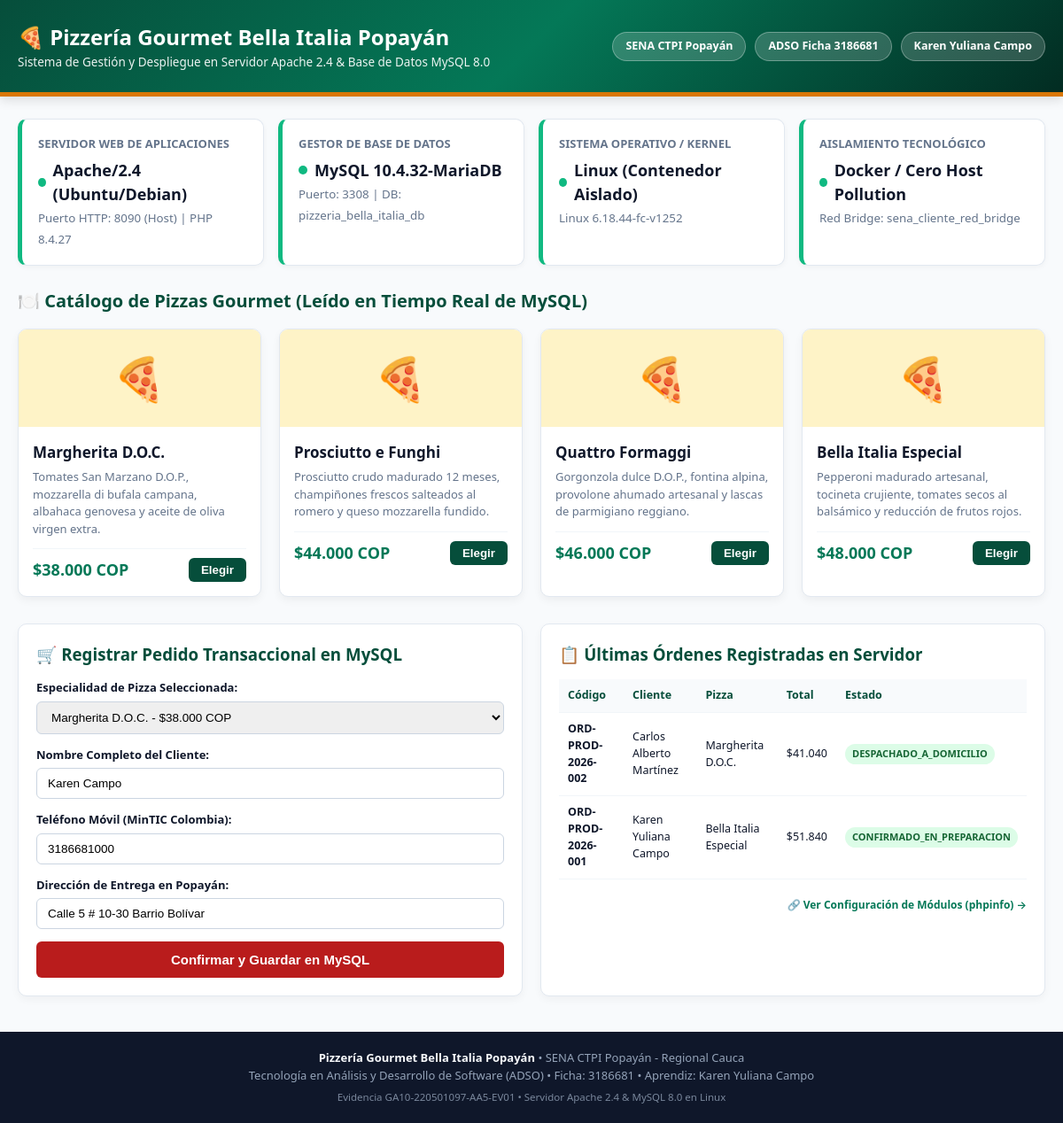
Page /PET-045_GA10-220501097-AA5-EV01_Configuracion_Servicios_BD_Software_Cliente/aplicacion_web/index.php on the committed database.
### tables this page shows
CREATE TABLE IF NOT EXISTS productos_pizza (
    id_producto INT AUTO_INCREMENT PRIMARY KEY,
    nombre_pizza VARCHAR(100) NOT NULL,
    descripcion_ingredientes TEXT NOT NULL,
    categoria VARCHAR(40) NOT NULL,
    precio_cop DECIMAL(10,2) NOT NULL,
    disponible BOOLEAN DEFAULT TRUE,
    fecha_creacion TIMESTAMP DEFAULT CURRENT_TIMESTAMP
);

CREATE TABLE IF NOT EXISTS pedidos_gourmet (
    id_pedido INT AUTO_INCREMENT PRIMARY KEY,
    id_usuario INT NOT NULL,
    codigo_orden VARCHAR(30) UNIQUE NOT NULL,
    id_producto INT NOT NULL,
    cantidad INT DEFAULT 1,
    subtotal_cop DECIMAL(10,2) NOT NULL,
    impoconsumo_8_cop DECIMAL(10,2) NOT NULL,
    total_cop DECIMAL(10,2) NOT NULL,
    metodo_pago VARCHAR(30) DEFAULT 'EFECTIVO_CONTRAENTREGA',
    estado_orden VARCHAR(30) DEFAULT 'EN_HORNO_LEÑA',
    fecha_pedido TIMESTAMP DEFAULT CURRENT_TIMESTAMP,
    FOREIGN KEY (id_usuario) REFERENCES usuarios_clientes(id_usuario) ON DELETE CASCADE,
    FOREIGN KEY (id_producto) REFERENCES productos_pizza(id_producto) ON DELETE RESTRICT
);

CREATE TABLE IF NOT EXISTS usuarios_clientes (
    id_usuario INT AUTO_INCREMENT PRIMARY KEY,
    nombre_completo VARCHAR(120) NOT NULL,
    telefono_movil VARCHAR(15) NOT NULL,
    direccion_popayan VARCHAR(180) NOT NULL,
    email VARCHAR(100) UNIQUE,
    fecha_registro TIMESTAMP DEFAULT CURRENT_TIMESTAMP
);

### PET-045_GA10-220501097-AA5-EV01_Configuracion_Servicios_BD_Software_Cliente/aplicacion_web/index.php (the view, shortened to what this page needs)
<?php
$db_host = getenv('DB_HOST') ?: 'servidor_mysql';
$db_port = getenv('DB_PORT') ?: '3306';
$db_name = getenv('DB_NAME') ?: 'pizzeria_bella_italia_db';
$db_user = getenv('DB_USER') ?: 'karen_admin';
$db_pass = getenv('DB_PASS') ?: 'SenaPopayan2026!';
$conn_error = null;
$conn = null;
$mysql_version = 'Desconocida';
try {
    $conn = @new mysqli($db_host, $db_user, $db_pass, $db_name, (int)$db_port);
    $conn->set_charset("utf8mb4");
    $mysql_version = $conn->server_info;
} catch (Exception $e) {
    $conn_error = $e->getMessage();
}
$pizzas = [];
if ($conn && !$conn_error) {
    $res = $conn->query("SELECT * FROM productos_pizza ORDER BY id_producto ASC");
    if ($res) {
        while ($row = $res->fetch_assoc()) {
            $pizzas[] = $row;
        }
    }
}
$pedidos_recientes = [];
if ($conn && !$conn_error) {
    $res_ped = $conn->query("
        SELECT p.codigo_orden, u.nombre_completo, pr.nombre_pizza, p.total_cop, p.estado_orden, p.fecha_pedido
        FROM pedidos_gourmet p
        JOIN usuarios_clientes u ON p.id_usuario = u.id_usuario
        JOIN productos_pizza pr ON p.id_producto = pr.id_producto
        ORDER BY p.id_pedido DESC LIMIT 4
    ");
    if ($res_ped) {
        while ($row = $res_ped->fetch_assoc()) {
            $pedidos_recientes[] = $row;
        }
    }
}
?>
<!DOCTYPE html>
<html lang="es">
<head>
</head>
<body>
  <header>
    <div class="header-content">
      <div class="brand">
        <h1>🍕 Pizzería Gourmet Bella Italia Popayán</h1>
        <p>Sistema de Gestión y Despliegue en Servidor Apache 2.4 &amp; Base de Datos MySQL 8.0</p>
      </div>
      <div class="header-badges">
        <span class="badge-pill">SENA CTPI Popayán</span>
        <span class="badge-pill">ADSO Ficha 3186681</span>
        <span class="badge-pill">Karen Yuliana Campo</span>
      </div>
    </div>
  </header>
  <div class="container">
    <div class="status-grid">
      <div class="status-card">
        <h4>Servidor Web de Aplicaciones</h4>
        <div class="val">
          <span class="status-dot"></span>
          Apache/2.4 (Ubuntu/Debian)
        </div>
        <small style="color: #64748b;">Puerto HTTP: 8090 (Host) | PHP <?php echo phpversion(); ?></small>
      </div>
      <div class="status-card <?php echo $conn_error ? 'error' : ''; ?>">
        <h4>Gestor de Base de Datos</h4>
        <div class="val">
          <span class="status-dot <?php echo $conn_error ? 'red' : ''; ?>"></span>
          <?php echo $conn_error ? 'Error de Conexión' : 'MySQL ' . htmlspecialchars($mysql_version); ?>
        </div>
        <small style="color: #64748b;">Puerto: 3308 | DB: <?php echo htmlspecialchars($db_name); ?></small>
      </div>
      <div class="status-card">
        <h4>Sistema Operativo / Kernel</h4>
        <div class="val">
          <span class="status-dot"></span>
          Linux (Contenedor Aislado)
        </div>
        <small style="color: #64748b;"><?php echo htmlspecialchars(substr(php_uname('s') . ' ' . php_uname('r'), 0, 32)); ?></small>
      </div>
      <div class="status-card">
        <h4>Aislamiento Tecnológico</h4>
        <div class="val">
          <span class="status-dot"></span>
          Docker / Cero Host Pollution
        </div>
        <small style="color: #64748b;">Red Bridge: sena_cliente_red_bridge</small>
      </div>
    </div>
    <h2 class="section-title">🍽️ Catálogo de Pizzas Gourmet (Leído en Tiempo Real de MySQL)</h2>
    <div class="pizza-grid">
      <?php if (!empty($pizzas)): ?>
        <?php foreach ($pizzas as $p): ?>
          <div class="pizza-card">
            <div class="pizza-img">🍕</div>
            <div class="pizza-body">
              <div class="pizza-title"><?php echo htmlspecialchars($p['nombre_pizza']); ?></div>
              <div class="pizza-desc"><?php echo htmlspecialchars($p['descripcion_ingredientes']); ?></div>
              <div class="pizza-footer">
                <span class="pizza-price">$<?php echo number_format($p['precio_cop'], 0, ',', '.'); ?> COP</span>
                <button class="btn-select" onclick="seleccionarPizza(<?php echo $p['id_producto']; ?>, '<?php echo addslashes($p['nombre_pizza']); ?>')">Elegir</button>
              </div>
            </div>
          </div>
        <?php endforeach; ?>
      <?php else: ?>
        <p style="color: #64748b;">No hay productos cargados en la base de datos.</p>
      <?php endif; ?>
    </div>
    <div class="two-cols">
      <div class="box" id="sec-checkout">
        <h3 style="color: var(--primary); margin-bottom: 14px;">🛒 Registrar Pedido Transaccional en MySQL</h3>
        <form method="POST" action="">
          <div class="form-group">
            <label for="id_producto">Especialidad de Pizza Seleccionada:</label>
            <select name="id_producto" id="id_producto" required>
              <?php foreach ($pizzas as $p): ?>
                <option value="<?php echo $p['id_producto']; ?>">
                  <?php echo htmlspecialchars($p['nombre_pizza']); ?> - $<?php echo number_format($p['precio_cop'], 0, ',', '.'); ?> COP
                </option>
              <?php endforeach; ?>
            </select>
          </div>
          <div class="form-group">
            <label for="nombre">Nombre Completo del Cliente:</label>
            <input type="text" id="nombre" name="nombre" required value="Karen Campo" placeholder="Ej. Carlos Martínez">
          </div>
          <div class="form-group">
            <label for="telefono">Teléfono Móvil (MinTIC Colombia):</label>
            <input type="tel" id="telefono" name="telefono" required value="3186681000" placeholder="Ej. 3187654321">
          </div>
          <div class="form-group">
            <label for="direccion">Dirección de Entrega en Popayán:</label>
            <input type="text" id="direccion" name="direccion" required value="Calle 5 # 10-30 Barrio Bolívar" placeholder="Ej. Cra 9 # 4-25 Centro">
          </div>
          <button type="submit" class="btn-submit">Confirmar y Guardar en MySQL</button>
        </form>
      </div>
      <div class="box">
        <h3 style="color: var(--primary); margin-bottom: 14px;">📋 Últimas Órdenes Registradas en Servidor</h3>
        <table>
          <thead>
            <tr>
              <th>Código</th>
              <th>Cliente</th>
              <th>Pizza</th>
              <th>Total</th>
              <th>Estado</th>
            </tr>
          </thead>
          <tbody>
            <?php if (!empty($pedidos_recientes)): ?>
              <?php foreach ($pedidos_recientes as $ped): ?>
                <tr>
                  <td><strong><?php echo htmlspecialchars($ped['codigo_orden']); ?></strong></td>
                  <td><?php echo htmlspecialchars($ped['nombre_completo']); ?></td>
                  <td><?php echo htmlspecialchars($ped['nombre_pizza']); ?></td>
                  <td>$<?php echo number_format($ped['total_cop'], 0, ',', '.'); ?></td>
                  <td><span class="badge-status"><?php echo htmlspecialchars($ped['estado_orden']); ?></span></td>
                </tr>
              <?php endforeach; ?>
            <?php else: ?>
              <tr><td colspan="5" style="text-align:center; color: #64748b;">No hay órdenes registradas.</td></tr>
            <?php endif; ?>
          </tbody>
        </table>
        <div style="margin-top: 15px; text-align: right;">
          <a href="info.php" target="_blank" style="font-size: 12px; color: var(--secondary); text-decoration: none; font-weight: 600;">🔗 Ver Configuración de Módulos (phpinfo) &rarr;</a>
        </div>
      </div>
    </div>
  </div>
  <footer>
    <p><strong>Pizzería Gourmet Bella Italia Popayán</strong> • SENA CTPI Popayán - Regional Cauca</p>
    <p>Tecnología en Análisis y Desarrollo de Software (ADSO) • Ficha: 3186681 • Aprendiz: Karen Yuliana Campo</p>
    <p style="margin-top: 6px; font-size: 11.5px; opacity: 0.8;">Evidencia GA10-220501097-AA5-EV01 • Servidor Apache 2.4 &amp; MySQL 8.0 en Linux</p>
  </footer>
</body>
</html>

### PET-045_GA10-220501097-AA5-EV01_Configuracion_Servicios_BD_Software_Cliente/aplicacion_web/index.php (style rules this page uses)
:root { --primary: #064e3b; --secondary: #047857; --accent: #b91c1c; --gold: #d97706; --bg: #f8fafc; --card-bg: #ffffff; --text: #0f172a; --border: #e2e8f0; }
* { box-sizing: border-box; margin: 0; padding: 0; }
body { font-family: 'Segoe UI', system-ui, -apple-system, sans-serif; background: var(--bg); color: var(--text); line-height: 1.5; }
header { background: linear-gradient(135deg, #064e3b 0%, #047857 50%, #022c22 100%); color: #ffffff; padding: 24px 20px; border-bottom: 5px solid #d97706; box-shadow: 0 4px 12px rgba(0,0,0,0.12); }
.header-content { max-width: 1200px; margin: 0 auto; display: flex; justify-content: space-between; align-items: center; flex-wrap: wrap; gap: 15px; }
.brand h1 { font-size: 24px; font-weight: 800; }
.brand p { font-size: 13.5px; opacity: 0.92; }
.header-badges { display: flex; gap: 10px; }
.badge-pill { background: rgba(255,255,255,0.18); border: 1px solid rgba(255,255,255,0.3); padding: 6px 14px; border-radius: 20px; font-size: 12.5px; font-weight: 600; }
.container { max-width: 1200px; margin: 25px auto; padding: 0 20px; }
.status-grid { display: grid; grid-template-columns: repeat(auto-fit, minmax(260px, 1fr)); gap: 16px; margin-bottom: 25px; }
.status-card { background: var(--card-bg); border: 1px solid var(--border); border-radius: 10px; padding: 18px; box-shadow: 0 2px 6px rgba(0,0,0,0.04); border-left: 5px solid #10b981; }
.status-card h4 { font-size: 13px; color: #64748b; text-transform: uppercase; margin-bottom: 6px; }
.status-card .val { font-size: 18px; font-weight: 700; color: #0f172a; display: flex; align-items: center; gap: 8px; }
.status-dot { width: 10px; height: 10px; border-radius: 50%; background: #10b981; display: inline-block; }
.section-title { font-size: 20px; color: var(--primary); margin-bottom: 16px; display: flex; align-items: center; gap: 8px; }
.pizza-grid { display: grid; grid-template-columns: repeat(auto-fit, minmax(260px, 1fr)); gap: 20px; margin-bottom: 30px; }
.pizza-card { background: var(--card-bg); border: 1px solid var(--border); border-radius: 10px; overflow: hidden; box-shadow: 0 4px 10px rgba(0,0,0,0.05); transition: transform 0.2s; }
.pizza-img { height: 110px; background: #fef3c7; display: flex; align-items: center; justify-content: center; font-size: 48px; }
.pizza-body { padding: 16px; }
.pizza-title { font-size: 17px; font-weight: 700; color: #0f172a; margin-bottom: 6px; }
.pizza-desc { font-size: 13px; color: #64748b; min-height: 40px; margin-bottom: 12px; }
.pizza-footer { display: flex; justify-content: space-between; align-items: center; padding-top: 10px; border-top: 1px solid #f1f5f9; }
.pizza-price { font-size: 18px; font-weight: 800; color: var(--secondary); }
.btn-select { background: var(--primary); color: #fff; border: none; padding: 6px 14px; border-radius: 6px; font-weight: 600; cursor: pointer; }
.two-cols { display: grid; grid-template-columns: 1fr 1fr; gap: 20px; margin-bottom: 30px; }
.box { background: var(--card-bg); border: 1px solid var(--border); border-radius: 10px; padding: 20px; box-shadow: 0 4px 10px rgba(0,0,0,0.04); }
.form-group { margin-bottom: 14px; }
.form-group label { display: block; font-size: 13px; font-weight: 600; margin-bottom: 5px; }
.form-group input, .form-group select { width: 100%; padding: 9px 12px; border: 1px solid #cbd5e1; border-radius: 6px; font-size: 13.5px; }
.btn-submit { width: 100%; background: #b91c1c; color: #fff; border: none; padding: 12px; border-radius: 6px; font-size: 15px; font-weight: 700; cursor: pointer; }
table { width: 100%; border-collapse: collapse; font-size: 12.5px; }
th, td { padding: 9px 10px; text-align: left; border-bottom: 1px solid #f1f5f9; }
th { background: #f8fafc; font-weight: 700; color: var(--primary); }
.badge-status { display: inline-block; padding: 3px 8px; border-radius: 12px; font-size: 11px; font-weight: 600; background: #dcfce7; color: #166534; }
footer { background: #0f172a; color: #94a3b8; padding: 20px; text-align: center; font-size: 13px; margin-top: 40px; }
footer strong { color: #f8fafc; }

### rows in the picture
productos_pizza: nombre_pizza "Margherita D.O.C.", descripcion_ingredientes "Tomates San Marzano D.O.P., mozzarella di bufala campana, albahaca genovesa y aceite de oliva virgen extra.", precio_cop "38.000"
productos_pizza: nombre_pizza "Prosciutto e Funghi", descripcion_ingredientes "Prosciutto crudo madurado 12 meses, champiñones frescos salteados al romero y queso mozzarella fundido.", precio_cop "44.000"
productos_pizza: nombre_pizza "Quattro Formaggi", descripcion_ingredientes "Gorgonzola dulce D.O.P., fontina alpina, provolone ahumado artesanal y lascas de parmigiano reggiano.", precio_cop "46.000"
productos_pizza: nombre_pizza "Bella Italia Especial", descripcion_ingredientes "Pepperoni madurado artesanal, tocineta crujiente, tomates secos al balsámico y reducción de frutos rojos.", precio_cop "48.000"
pedidos_gourmet: codigo_orden "ORD-PROD-2026-002", id_usuario.nombre_completo "Carlos Alberto Martínez", id_producto.nombre_pizza "Margherita D.O.C.", total_cop "41.040", estado_orden "DESPACHADO_A_DOMICILIO"
pedidos_gourmet: codigo_orden "ORD-PROD-2026-001", id_usuario.nombre_completo "Karen Yuliana Campo", id_producto.nombre_pizza "Bella Italia Especial", total_cop "51.840", estado_orden "CONFIRMADO_EN_PREPARACION"

### other values in the picture
phpversion() "8.4.27"
$mysql_version "10.4.32-MariaDB"
$db_name "pizzeria_bella_italia_db"
substr(php_uname('s') . ' ' . php_uname('r'), 0, 32) "Linux 6.18.44-fc-v1252"
form field id_producto "Margherita D.O.C. - $38.000 COP"
